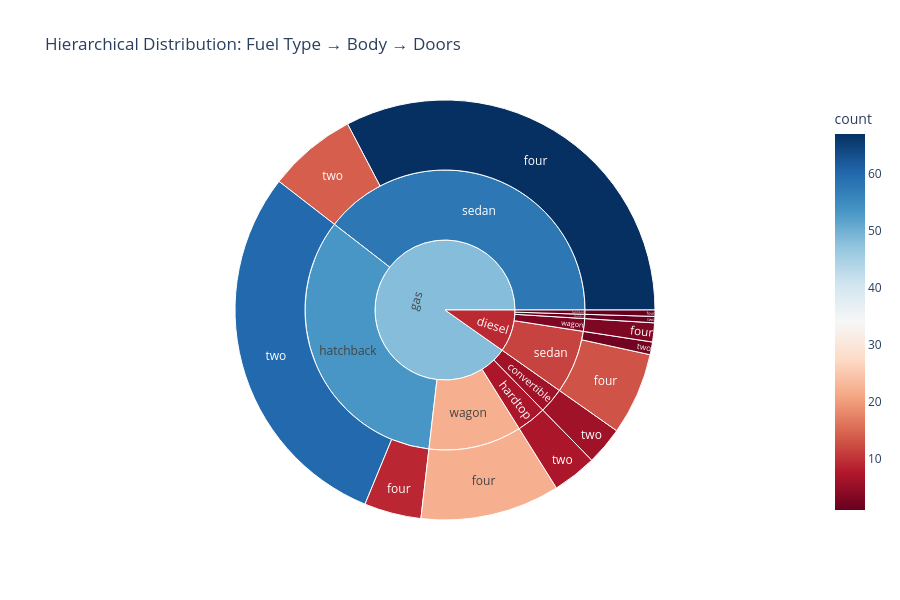

Write notebook code for a chart like this one.
### Code cell
# 4.3.2 Sunburst Chart
# Prepare hierarchical data
df_hierarchy = df.groupby(['fueltype', 'carbody', 'doornumber']).size().reset_index(name='count')

fig = px.sunburst(df_hierarchy, 
                  path=['fueltype', 'carbody', 'doornumber'],
                  values='count',
                  title='Hierarchical Distribution: Fuel Type → Body → Doors',
                  color='count',
                  color_continuous_scale='RdBu')

fig.update_layout(height=600)
fig.show()

print("💡 Key Learning: Sunburst charts show hierarchical data interactively.")

### Figure 1 — Plotly figure (JSON) as saved in the notebook; plotly's stock layout.template omitted (floating-point values rounded to 4 significant figures)
{"data": [{"branchvalues": "total", "customdata": [[1.0], [1.0], [13.0], [2.0], [3.0], [6.0], [7.0], [9.0], [60.0], [67.0], [14.0], [22.0], [1.0], [1.0], [11.53], [3.0], [6.0], [7.0], [53.35], [57.84], [22.0], [9.2], [48.3]], "domain": {"x": [0, 1], "y": [0, 1]}, "hovertemplate": "labels=%{label}<br>count_sum=%{value}<br>parent=%{parent}<br>id=%{id}<br>count=%{color}<extra></extra>", "ids": ["diesel/hardtop/two", "diesel/hatchback/four", "diesel/sedan/four", "diesel/sedan/two", "diesel/wagon/four", "gas/convertible/two", "gas/hardtop/two", "gas/hatchback/four", "gas/hatchback/two", "gas/sedan/four", "gas/sedan/two", "gas/wagon/four", "diesel/hardtop", "diesel/hatchback", "diesel/sedan", "diesel/wagon", "gas/convertible", "gas/hardtop", "gas/hatchback", "gas/sedan", "gas/wagon", "diesel", "gas"], "labels": ["two", "four", "four", "two", "four", "two", "two", "four", "two", "four", "two", "four", "hardtop", "hatchback", "sedan", "wagon", "convertible", "hardtop", "hatchback", "sedan", "wagon", "diesel", "gas"], "marker": {"coloraxis": "coloraxis", "colors": [1.0, 1.0, 13.0, 2.0, 3.0, 6.0, 7.0, 9.0, 60.0, 67.0, 14.0, 22.0, 1.0, 1.0, 11.53, 3.0, 6.0, 7.0, 53.35, 57.84, 22.0, 9.2, 48.3]}, "name": "", "parents": ["diesel/hardtop", "diesel/hatchback", "diesel/sedan", "diesel/sedan", "diesel/wagon", "gas/convertible", "gas/hardtop", "gas/hatchback", "gas/hatchback", "gas/sedan", "gas/sedan", "gas/wagon", "diesel", "diesel", "diesel", "diesel", "gas", "gas", "gas", "gas", "gas", "", ""], "type": "sunburst", "values": [1.0, 1.0, 13.0, 2.0, 3.0, 6.0, 7.0, 9.0, 60.0, 67.0, 14.0, 22.0, 1.0, 1.0, 15.0, 3.0, 6.0, 7.0, 69.0, 81.0, 22.0, 20.0, 185.0]}], "layout": {"coloraxis": {"colorbar": {"title": {"text": "count"}}, "colorscale": [[0, "rgb(103,0,31)"], [0.1, "rgb(178,24,43)"], [0.2, "rgb(214,96,77)"], [0.3, "rgb(244,165,130)"], [0.4, "rgb(253,219,199)"], [0.5, "rgb(247,247,247)"], [0.6, "rgb(209,229,240)"], [0.7, "rgb(146,197,222)"], [0.8, "rgb(67,147,195)"], [0.9, "rgb(33,102,172)"], [1, "rgb(5,48,97)"]]}, "height": 600, "legend": {"tracegroupgap": 0}, "title": {"text": "Hierarchical Distribution: Fuel Type → Body → Doors"}}}
